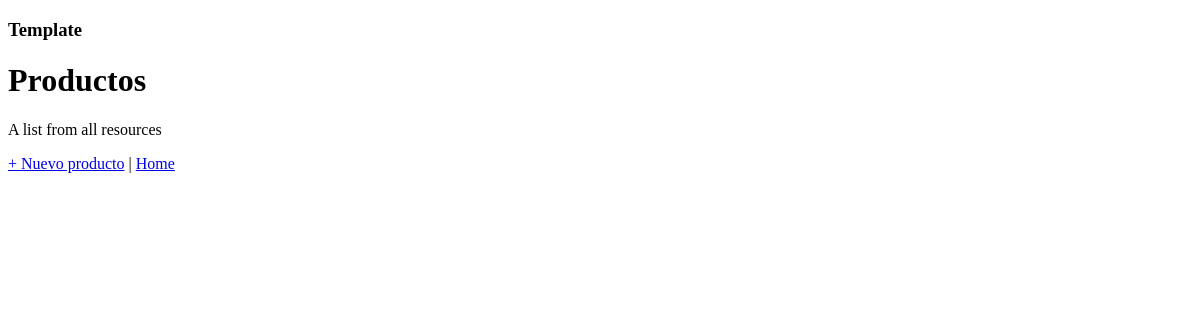
/product/, run on an earlier commit of the app's database.
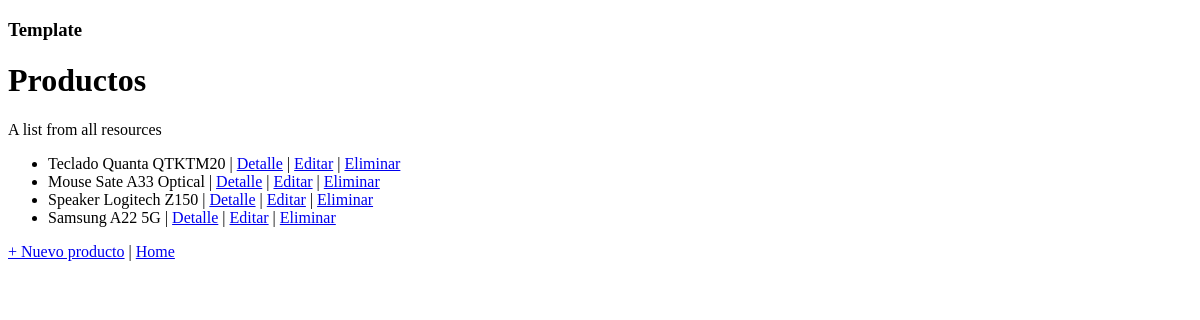
And on a later commit of the database.
### tables this page shows
CREATE TABLE IF NOT EXISTS `product` (
    `id`            int(5)   unsigned NOT NULL AUTO_INCREMENT,
    `description`   varchar(100)      NOT NULL,
    `category`      varchar(100)      NOT NULL,
    `available`     tinyint(1)        NOT NULL DEFAULT 0,
    PRIMARY KEY (`id`)
);

### src/Http/Response.php (called while the page is built, shortened)
<?php
    class Response {
        protected $view;
        protected $data = [];
        public function __construct($view, $data){
            $this->view = $view;
            $this->data = $data;
        }
        public function getView(){
            return $this->view;
        }
        public function getData(){
            return $this->data;
        }
        public function sendResponse(){
            $view = $this->getView();
            $data = $this->getData();
            require viewPath($view, $data);
            $content = ob_get_clean();
            require viewPath('template', $data);
        }
    }
?>

### public/index.php (called while the page is built, shortened)
<?php
    $request = new Request;
    $request -> sendRequest();
?>

### src/Models/ModelBase.php (called while the page is built, shortened)
<?php
    class ModelBase extends Database {
        private $connection;
        public function __construct()
        {
            $this->connection = Database::getInstance()->get_database_instance();
            $this->connection->setAttribute(\PDO::ATTR_ERRMODE, \PDO::ERRMODE_EXCEPTION);
    	    $this->connection->setAttribute(\PDO::ATTR_EMULATE_PREPARES, false);
        }
        public function index($table, $min_query){
            $sql = "SELECT * FROM $table $min_query ORDER BY id";
            $stmt = $this->connection->prepare($sql);
            $stmt->execute();
            $results = $stmt->fetchAll(\PDO::FETCH_ASSOC);
            return $results;
        }
   }
?>

### config/database/Database.php (called while the page is built, shortened)
<?php
    class Database extends \PDO{
        private static $instance;
        private $connection;
        public function __construct() {
            $this->make_connection();
        }
        public static function getInstance(){
            if (!self::$instance instanceof self)
                self::$instance = new self();
            return self::$instance;
        }
        public function get_database_instance(){
            return $this->connection;
        }
        private function make_connection(){
            $hostname = '127.0.0.1';
            $database = 'mvp_project';
            $username = 'root';
            $password = '';
            try {
                $dsn = "mysql:host=$hostname;dbname=$database";
                $connection = new \PDO($dsn, $username, $password, array(\PDO::MYSQL_ATTR_INIT_COMMAND => "SET NAMES utf8"));
                $setnames = $connection->prepare("SET NAMES 'utf8'");
                $setnames->execute();
                $this->connection = $connection;
            } catch (\Throwable $th) {
                die ("Fail connection: {$th->getMessage()}");
            }
        }
    }
?>

### src/Models/ProductModel.php (called while the page is built, shortened)
<?php
    class ProductModel extends ModelBase {
        private $model_base;
        public function __construct() {
            parent::__construct();
            $this->model_base = new ModelBase;
        }
        public function indexProduct($min_query){
            $min_query = "WHERE description LIKE '%{$min_query}%'";
            try{
                return $this->model_base->index('product', $min_query);
            } catch (\PDOException $e) {
                echo $e->getMessage();
		    }
        }
        public function __destruct() {
            $this->model_base->closeConnection();
        }
    }
?>

### src/Controllers/ProductController.php (called while the page is built, shortened)
<?php
    class ProductController {
        private $product_model;
        public function __construct() {
            $this->product_model = new ProductModel;
        }
        public function index(){
            $min_query = explode('?q=',$_SERVER['REQUEST_URI']);
            $min_query = isset($min_query[1]) ? $min_query[1] : "";
            $results = $this->product_model->indexProduct($min_query);
            return view('product/index', $results);
        }
    }
?>

### src/Views/product/index.php (the view)
<h1>Productos</h1>
<p>A list from all resources</p>
<ul>
    <?php foreach($data as $product): ?>
        <li><?= $product["description"] ?> | <a href='./show/<?= $product["id"] ?>'>Detalle</a> | <a href='./edit/<?= $product["id"] ?>'>Editar</a> | <a href='./destroy/<?= $product["id"] ?>'>Eliminar</a> </li>
    <?php endforeach; ?>
</ul>
<a href="./create">+ Nuevo producto</a> |
<a href="../">Home</a>

### src/Http/Request.php (shortened to what this page needs)
<?php
    class Request {
        protected $segments = [];
        protected $method;
        protected $param;
        public function __construct(){
            $this->segments = explode('/',$_SERVER['QUERY_STRING']);
        }
        public function setMethod(){
            if (empty($this->segments[1]))
                $this->method = 'index';
            else
                $this->method = $this->segments[1];
        }
        public function setParam(){
            if (empty($this->segments[2]))
                $this->param = null;
            else
                $this->param = $this->segments[2];
        }
        public function getMethod(){
            return $this->method;
        }
        public function getParam(){
            return $this->param;
        }
        public function sendRequest(){
            $method = $this->getMethod();
            $param = $this->getParam();
            $response = call_user_func_array([new $controller(), $method], [$param]);
            try {
                if ($response instanceof Response) {
                    $response->sendResponse();
                } else {
                    throw new \Exception("Error Processing Request", 1);
                }
            } catch (\Throwable $e) {
                die (" Details: {$e->getMessage()}");
            }
        }
    }
?>

### src/Views/template.php (shortened to what this page needs)
<!DOCTYPE html>
<html lang="en">
<head>
</head>
<body>
    <h3>Template</h3>
    <?= $content; ?>
</body>
</html>

What changed in the data, as far as the page shows it:
added product: description "Teclado Quanta QTKTM20"
added product: description "Mouse Sate A33 Optical"
added product: description "Speaker Logitech Z150"
added product: description "Samsung A22 5G"
